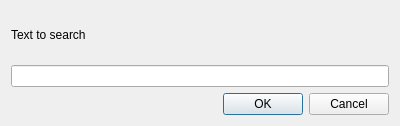
<?xml version="1.0" encoding="UTF-8"?>
<ui version="4.0">
 <class>searchtext</class>
 <widget class="QDialog" name="searchtext">
  <property name="geometry">
   <rect>
    <x>0</x>
    <y>0</y>
    <width>400</width>
    <height>126</height>
   </rect>
  </property>
  <property name="windowTitle">
   <string>Dialog</string>
  </property>
  <layout class="QGridLayout" name="gridLayout">
   <item row="0" column="0">
    <layout class="QVBoxLayout" name="verticalLayout_2">
     <item>
      <layout class="QVBoxLayout" name="verticalLayout">
       <item>
        <widget class="QLabel" name="label">
         <property name="text">
          <string>Text to search</string>
         </property>
        </widget>
       </item>
       <item>
        <widget class="QLineEdit" name="string"/>
       </item>
      </layout>
     </item>
     <item>
      <widget class="QDialogButtonBox" name="buttonBox">
       <property name="standardButtons">
        <set>QDialogButtonBox::Cancel|QDialogButtonBox::Ok</set>
       </property>
      </widget>
     </item>
    </layout>
   </item>
  </layout>
 </widget>
 <resources/>
 <connections>
  <connection>
   <sender>buttonBox</sender>
   <signal>rejected()</signal>
   <receiver>searchtext</receiver>
   <slot>reject()</slot>
   <hints>
    <hint type="sourcelabel">
     <x>199</x>
     <y>100</y>
    </hint>
    <hint type="destinationlabel">
     <x>199</x>
     <y>62</y>
    </hint>
   </hints>
  </connection>
 </connections>
</ui>
